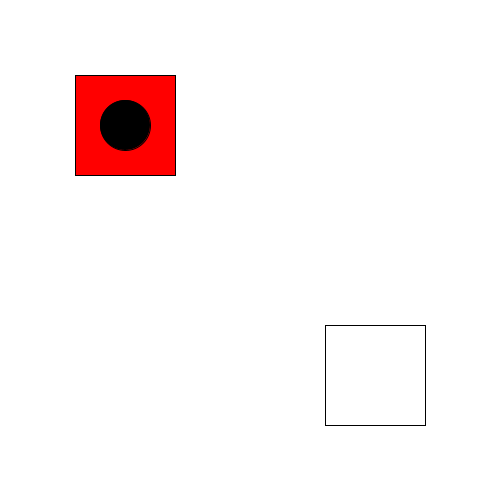
Frame 1 (no input)
Frame 60 (the mouse pressed at the canvas centre just before this capture): identical to frame 1, image omitted
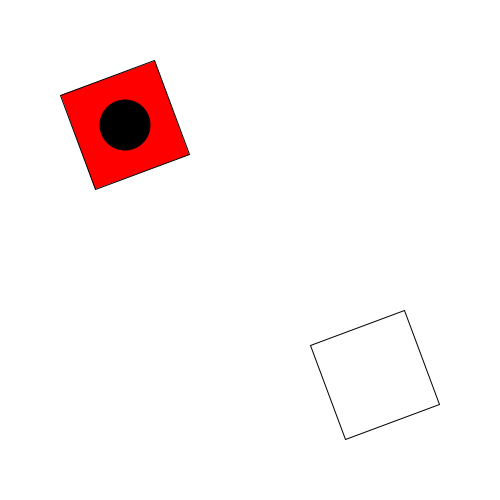
Frame 120 (the mouse held since frame 60 and released just before this capture)

The Processing sketch that drew these frames (run headless with seeded random() and noise(); from frame 60 on, the mouse is pressed at the canvas centre):

// Processing sketch: Move_and_Rotate
// ── Move_and_Rotate.pde
void setup(){
  size(500,500);
  rectMode(CENTER);
}

void draw(){
  background(255);
  pushMatrix();
  println(mouseX);
  println(mouseY);
  fill(255);
  translate(width*.75,height*.75);
  rotate(radians(mouseY));
  rect(0,0,100,100);
  popMatrix();
  
  pushMatrix();
  //scale(2,0);
  fill(255,0,0);
  translate(width*.25,height*.25);
  rotate(radians(mouseX));
  rect(0,0,100,100);
  fill(0);
  ellipse(0,0,50,50);
  popMatrix();
}
